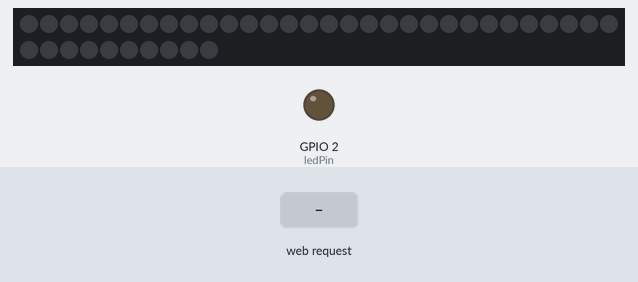
The sketch below on a simulated ESP32. On the bench: 40 RGB LEDs in strip order, left to right, continuing on the next row, output pins drawn as LEDs (lit = HIGH). The test bench sets the inputs (shaded band). Dim RGB values are drawn brighter than linear; WiFi joins after 1.5 s; servers stay silent unless stated; what the sketch prints to the serial monitor is not drawn.

Above: at 2.7 s.
2.8 s: HTTP request GET /assente received
At 2.95 s:
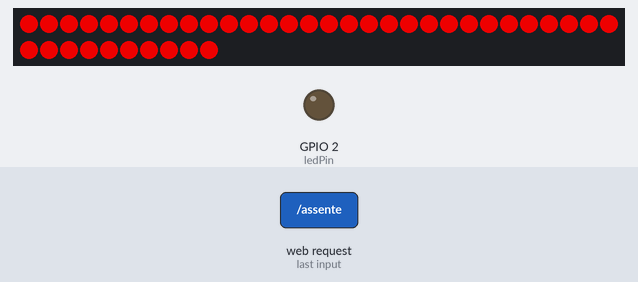
5.8 s: HTTP request GET /accendi?led=1 received
At 6.4 s:
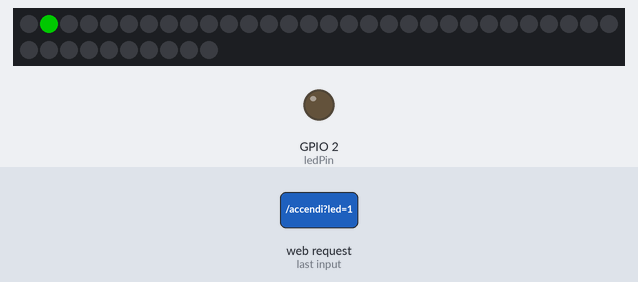
7.3 s: HTTP request GET /spegni received
10.3 s: HTTP request GET /assente?led=1 received
At 10.45 s:
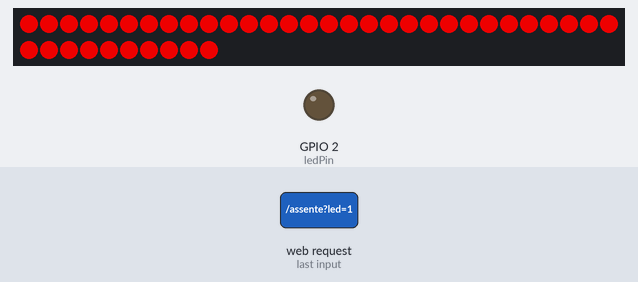
Timing chart, 0 to 13.3 s (numbered marks = the images above; inputs shaded):
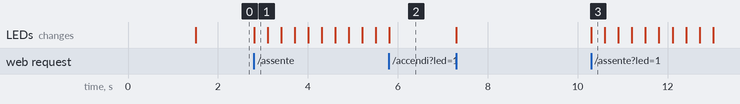

Measured:
- after the input at 2.8 s, the LEDs: change at once (image 1)
- after the input at 5.8 s, the LEDs: change at once (image 2)
- after the input at 10.3 s, the LEDs: change at once (image 3)

The sketch:

VisionShelf_ESP32.ino
```cpp
#include <WiFi.h>
#include <WiFiMulti.h>
#include <WebServer.h>
#include <FastLED.h>
#include <WiFiUdp.h>
#include <WiFiManager.h>

// Crea l'oggetto UDP e un timer
WiFiUDP udp;
unsigned long lastBroadcast = 0;


// costanti FastLED
#define LED_PIN     13    // pin dati collegato alla striscia LED
#define NUM_LEDS    40    // numero MASSIMO dei LED
#define BRIGHTNESS  200
#define LED_TYPE    WS2812B
#define COLOR_ORDER GRB

CRGB leds[NUM_LEDS];

//configurazioni di rete
WiFiMulti wifiMulti;
WebServer server(80);


const int ledPin = 2; //LED integrato dell'ESP32
bool ledState = false;

// Variabili per il timer non bloccante
unsigned long timerPrecedente = 0;
const long intervallo = 15000; // 15 secondi

bool connesso = false;


void setup() {
  Serial.begin(115200);

  WiFiManager wifiManager;

  bool connesso = wifiManager.autoConnect("VisionShelf_Setup");

  FastLED.addLeds<LED_TYPE, LED_PIN, COLOR_ORDER>(leds, NUM_LEDS).setCorrection(TypicalLEDStrip);
  FastLED.setBrightness(BRIGHTNESS);

  // Parte tutto spento
  FastLED.clear();
  FastLED.show();

  pinMode(ledPin, OUTPUT);

  Serial.println("\n--- Avvio ESP32 ---");


  if (!connesso) {
    Serial.println("Connessione fallita. Riavvio in corso...");
    delay(3000);
    ESP.restart(); // Si riavvia e riprova
  }

  Serial.println("\nConnesso con successo!");
  Serial.print("SSID Rete attuale: ");
  Serial.println(WiFi.SSID()); // stampa a quale rete si è collegato
  Serial.print("Indirizzo IP: ");
  Serial.println(WiFi.localIP());
  udp.begin(5555);

  server.on("/accendi", []() {
    // SBLOCCO CORS: Autorizza il browser a comunicare direttamente con l'ESP32
    server.sendHeader("Access-Control-Allow-Origin", "*");

    if (!server.hasArg("led")) {
      server.send(400, "text/plain", "Errore: parametri mancanti");
      return;
    }

    //prende il numero del LED
    int targetLED = server.arg("led").toInt();
    FastLED.clear();

    //assegna a quel LED il colore Verde
    leds[targetLED] = CRGB::Green;

    //accende quel LED
    FastLED.show();
    server.send(200, "text/plain", "OK: LED " + String(targetLED) + " acceso");
  });

  server.on("/spegni", []() {
    //Spegne tutti i LED
    FastLED.clear();
    FastLED.show();
    server.send(200, "text/plain", "luci spente");
  });


  server.on("/assente", []() {
    Serial.println("❌ Oggetto non trovato: Lampeggio rosso attivato");

    // Fa lampeggiare tutti i LED per 3 volte
    for (int i = 0; i < 5; i++) {
      // Accende tutto di rosso
      for (int j = 0; j < NUM_LEDS; j++) {
        leds[j] = CRGB::Red;
      }
      FastLED.show();
      delay(300);

      // Spegne tutto
      FastLED.clear();
      FastLED.show();
      delay(300);
    }

    server.send(200, "text/plain", "OK: Segnale di errore eseguito");
  });

  server.begin();
}

void loop() {

  //fintanto che non è connesso manda in broadcast la "richiesta"
  if (!connesso && (millis() - lastBroadcast > 10000)) {
    udp.beginPacket("255.255.255.255", 5555);
    udp.print("VISIONSHELF_ESP:" + WiFi.localIP().toString());
    udp.endPacket();

    lastBroadcast = millis();
    Serial.println("Invio broadcast UDP...");
    digitalWrite(ledPin, LOW);
  }

  //Ascolta se arriva la risposta dal Raspberry
  int packetSize = udp.parsePacket();
  if (packetSize) {
    char bufferDiRicezione[255];
    int len = udp.read(bufferDiRicezione, 255);
    if (len > 0) {
      bufferDiRicezione[len] = 0; // Chiude correttamente il testo
    }
    String risposta = String(bufferDiRicezione);

    // Se è il messaggio giusto, smette
    if (risposta == "ACK_VISIONSHELF") {
      connesso = true;
      Serial.println("Conferma ricevuta dal Raspberry!");
      digitalWrite(ledPin, HIGH);
    }
  }
  //Ascolta continuamente se arrivano comandi dal Raspberry
  server.handleClient();
}
```
